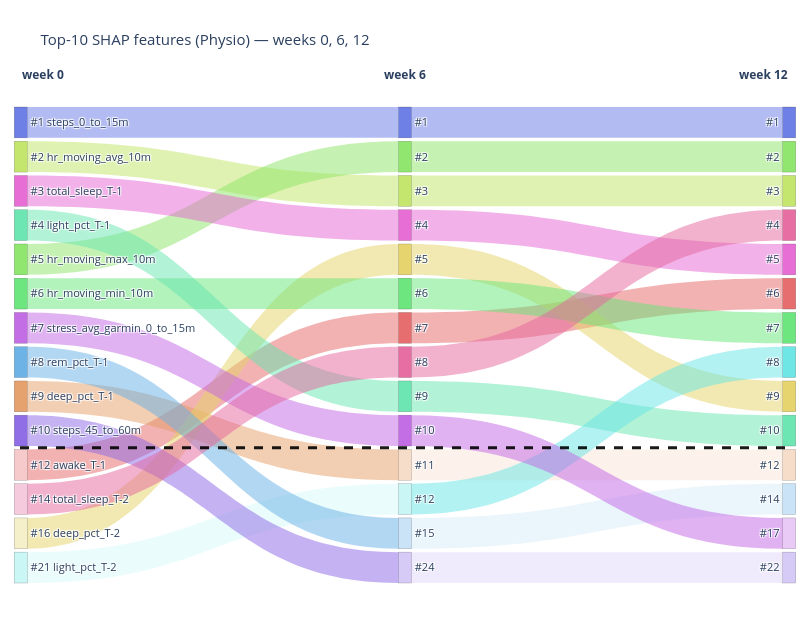

The notebook cell saved with this chart:
### Code cell
# Coarser view: start / mid / end of the studied window.
fig_coarse_phys = feature_sankey(
    [0, 6, 12],
    importance_by_week_phys,
    title="Top-10 SHAP features (Physio) — weeks 0, 6, 12",
)
fig_coarse_phys.show()

### Figure 1 — Plotly figure (JSON) as saved in the notebook; plotly's stock layout.template omitted (floating-point values rounded to 4 significant figures)
{"data": [{"arrangement": "fixed", "link": {"color": ["rgba(229,103,103,0.5)", "rgba(229,157,103,0.5)", "rgba(229,211,103,0.5)", "rgba(193,229,103,0.5)", "rgba(139,229,103,0.5)", "rgba(103,229,121,0.5)", "rgba(103,229,175,0.5)", "rgba(103,229,229,0.13)", "rgba(103,175,229,0.5)", "rgba(103,121,229,0.5)", "rgba(139,103,229,0.5)", "rgba(193,103,229,0.5)", "rgba(229,103,211,0.5)", "rgba(229,103,157,0.5)", "rgba(229,103,103,0.5)", "rgba(229,157,103,0.13)", "rgba(229,211,103,0.5)", "rgba(193,229,103,0.5)", "rgba(139,229,103,0.5)", "rgba(103,229,121,0.5)", "rgba(103,229,175,0.5)", "rgba(103,229,229,0.5)", "rgba(103,175,229,0.13)", "rgba(103,121,229,0.5)", "rgba(139,103,229,0.13)", "rgba(193,103,229,0.5)", "rgba(229,103,211,0.5)", "rgba(229,103,157,0.5)"], "source": [10, 8, 12, 1, 4, 5, 3, 13, 7, 0, 9, 6, 2, 11, 20, 24, 18, 16, 15, 19, 22, 25, 26, 14, 27, 23, 17, 21], "target": [20, 24, 18, 16, 15, 19, 22, 25, 26, 14, 27, 23, 17, 21, 33, 38, 36, 30, 29, 34, 37, 35, 39, 28, 41, 40, 32, 31], "value": [1.0, 1.0, 1.0, 1.0, 1.0, 1.0, 1.0, 1.0, 1.0, 1.0, 1.0, 1.0, 1.0, 1.0, 1.0, 1.0, 1.0, 1.0, 1.0, 1.0, 1.0, 1.0, 1.0, 1.0, 1.0, 1.0, 1.0, 1.0]}, "node": {"color": ["rgba(103,121,229,0.95)", "rgba(193,229,103,0.95)", "rgba(229,103,211,0.95)", "rgba(103,229,175,0.95)", "rgba(139,229,103,0.95)", "rgba(103,229,121,0.95)", "rgba(193,103,229,0.95)", "rgba(103,175,229,0.95)", "rgba(229,157,103,0.95)", "rgba(139,103,229,0.95)", "rgba(229,103,103,0.35)", "rgba(229,103,157,0.35)", "rgba(229,211,103,0.35)", "rgba(103,229,229,0.35)", "rgba(103,121,229,0.95)", "rgba(139,229,103,0.95)", "rgba(193,229,103,0.95)", "rgba(229,103,211,0.95)", "rgba(229,211,103,0.95)", "rgba(103,229,121,0.95)", "rgba(229,103,103,0.95)", "rgba(229,103,157,0.95)", "rgba(103,229,175,0.95)", "rgba(193,103,229,0.95)", "rgba(229,157,103,0.35)", "rgba(103,229,229,0.35)", "rgba(103,175,229,0.35)", "rgba(139,103,229,0.35)", "rgba(103,121,229,0.95)", "rgba(139,229,103,0.95)", "rgba(193,229,103,0.95)", "rgba(229,103,157,0.95)", "rgba(229,103,211,0.95)", "rgba(229,103,103,0.95)", "rgba(103,229,121,0.95)", "rgba(103,229,229,0.95)", "rgba(229,211,103,0.95)", "rgba(103,229,175,0.95)", "rgba(229,157,103,0.35)", "rgba(103,175,229,0.35)", "rgba(193,103,229,0.35)", "rgba(139,103,229,0.35)"], "label": ["#1 steps_0_to_15m", "#2 hr_moving_avg_10m", "#3 total_sleep_T-1", "#4 light_pct_T-1", "#5 hr_moving_max_10m", "#6 hr_moving_min_10m", "#7 stress_avg_garmin_0_to_15m", "#8 rem_pct_T-1", "#9 deep_pct_T-1", "#10 steps_45_to_60m", "#12 awake_T-1", "#14 total_sleep_T-2", "#16 deep_pct_T-2", "#21 light_pct_T-2", "#1", "#2", "#3", "#4", "#5", "#6", "#7", "#8", "#9", "#10", "#11", "#12", "#15", "#24", "#1", "#2", "#3", "#4", "#5", "#6", "#7", "#8", "#9", "#10", "#12", "#14", "#17", "#22"], "line": {"color": "rgba(0,0,0,0.3)", "width": 0.5}, "pad": 6, "thickness": 13, "x": [0.001, 0.001, 0.001, 0.001, 0.001, 0.001, 0.001, 0.001, 0.001, 0.001, 0.001, 0.001, 0.001, 0.001, 0.5, 0.5, 0.5, 0.5, 0.5, 0.5, 0.5, 0.5, 0.5, 0.5, 0.5, 0.5, 0.5, 0.5, 0.999, 0.999, 0.999, 0.999, 0.999, 0.999, 0.999, 0.999, 0.999, 0.999, 0.999, 0.999, 0.999, 0.999], "y": [0.06357, 0.1307, 0.1979, 0.265, 0.3321, 0.3993, 0.4664, 0.5336, 0.6007, 0.6679, 0.735, 0.8021, 0.8693, 0.9364, 0.06357, 0.1307, 0.1979, 0.265, 0.3321, 0.3993, 0.4664, 0.5336, 0.6007, 0.6679, 0.735, 0.8021, 0.8693, 0.9364, 0.06357, 0.1307, 0.1979, 0.265, 0.3321, 0.3993, 0.4664, 0.5336, 0.6007, 0.6679, 0.735, 0.8021, 0.8693, 0.9364]}, "type": "sankey"}], "layout": {"annotations": [{"font": {"size": 12}, "showarrow": false, "text": "<b>week 0</b>", "x": 0.0, "xref": "paper", "y": 1.05, "yref": "paper"}, {"font": {"size": 12}, "showarrow": false, "text": "<b>week 6</b>", "x": 0.5, "xref": "paper", "y": 1.05, "yref": "paper"}, {"font": {"size": 12}, "showarrow": false, "text": "<b>week 12</b>", "x": 1.0, "xref": "paper", "y": 1.05, "yref": "paper"}], "font": {"size": 11}, "height": 620, "margin": {"b": 20, "l": 20, "r": 20, "t": 90}, "shapes": [{"line": {"color": "rgba(0,0,0,0.9)", "dash": "dash", "width": 3}, "type": "line", "x0": 0, "x1": 1, "xref": "paper", "y0": 0.2986, "y1": 0.2986, "yref": "paper"}], "title": {"text": "Top-10 SHAP features (Physio) — weeks 0, 6, 12"}, "width": 810}}
